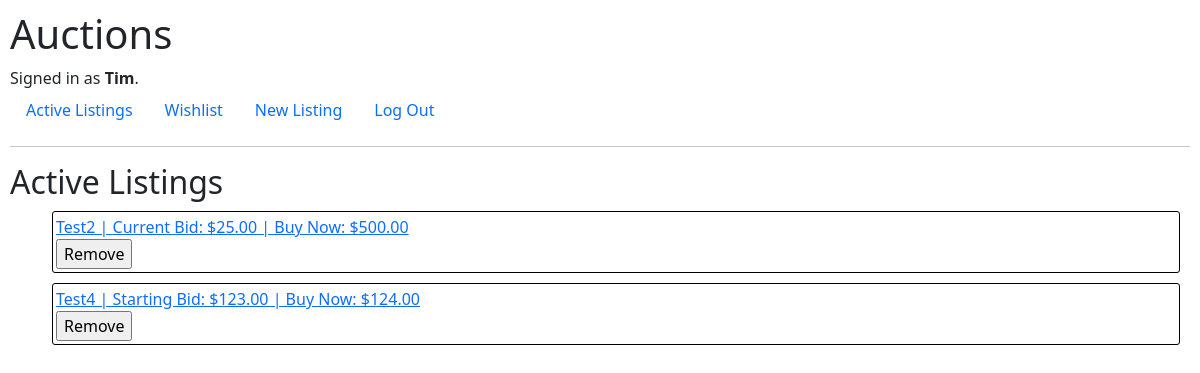
Page /wishlist (signed in) on the committed database.
### auctions/models.py (models this page shows)
class User(AbstractUser):
    pass

class Listing(models.Model):
    name = models.CharField(max_length=128)
    description = models.CharField(max_length=512)
    bid_price = models.DecimalField(max_digits=11, decimal_places=2)
    buy_now = models.DecimalField(max_digits=11, decimal_places=2, null=True, blank=True)
    image = models.ImageField(null=True, blank=True, upload_to="djangouploads/images/")
    owner = models.ForeignKey(User, blank=True, null=True, related_name="listings", on_delete=models.CASCADE)
    wishlisted = models.ManyToManyField(User, blank=True, related_name="wishlist")
    def max_bid(self):
        bids = [bid.amount for bid in self.bids.all()]
        if len(bids) > 0:
            return max(bids)
        else:
            return None
    def __str__(self):
        out = f"{self.name}"
        if self.max_bid():
            out += f" | Current Bid: ${self.max_bid()}"
        else:
            out += f" | Starting Bid: ${self.bid_price}"
        if self.buy_now:
            out += f" | Buy Now: ${self.buy_now}"
        return out

class Bid(models.Model):
    amount = models.DecimalField(max_digits=11, decimal_places=2)
    listing_ref = models.ForeignKey(Listing, on_delete=models.CASCADE, related_name="bids")
    bidder = models.ForeignKey(User, null=True, blank=True, related_name="bids", on_delete=models.CASCADE)

### auctions/views.py (the view)
# urls.py: path("wishlist", views.wishlist_view, name="wishlist_view"),
def wishlist_view(request):
    user = request.user
    wishlist = user.wishlist.all()
    return render(request, "auctions/wishlist.html",
                  {
                      "wishlist":wishlist
                  })

### auctions/templates/auctions/wishlist.html (shortened to what this page needs)
{% extends "auctions/layout.html" %}
{% block body %}
    <h2>Active Listings</h2>
    <ul>
        {% for listing in wishlist %}
        <div class="index_listing">
            <li><a href="{% url 'listing' listing.id %}">{{listing}}</a>
                <form action="{% url 'wishlist_delete' listing.id %}" method="POST">
                    <input class="rem_button" type="submit" value="Remove">
                    </form>
            </li>
        </div>
        {% empty %}
            <li>Wishlist empty</li>
        {% endfor %}
    </ul>
{% endblock %}

### auctions/templates/auctions/layout.html (shortened to what this page needs)
{% load static %}
<!DOCTYPE html>
<html lang="en">
    <head>
        <link href="{% static 'auctions/styles.css' %}" rel="stylesheet">
        <link href="https://cdn.jsdelivr.net/npm/bootstrap@5.3.0/dist/css/bootstrap.min.css" rel="stylesheet">
    </head>
    <body>
        <h1>Auctions</h1>
        <div>
            {% if user.is_authenticated %}
                Signed in as <strong>{{ user.username }}</strong>.
            {% else %}
                Not signed in.
            {% endif %}
        </div>
        <ul class="nav">
            <li class="nav-item">
                <a class="nav-link" href="{% url 'index' %}">Active Listings</a>
            </li>
            {% if user.is_authenticated %}
                <li class="nav-item">
                    <a class="nav-link" href="{% url 'wishlist_view' %}">Wishlist</a>
                </li>
                <li class="nav-item">
                    <a class="nav-link" href="{% url 'new_listing' %}">New Listing</a>
                </li>
                <li class="nav-item">
                    <a class="nav-link" href="{% url 'logout' %}">Log Out</a>
                </li>
            {% endif %}
        </ul>
        <hr>
        {% block body %}
        {% endblock %}
    </body>
</html>

### auctions/static/auctions/styles.css (style rules this page uses)
body { padding: 10px; }
.index_listing { margin: 10px; padding: 3px; border: 1px solid rgb(0, 0, 0); border-radius: 3px; }
ul { list-style: none; }
.rem_button { justify-self:center; }

### rows in the picture
User: username "Tim"
Listing: name+id+buy_now "Test2 | Current Bid: $25.00 | Buy Now: $500.00"
Listing: name+id+bid_price "Test4 | Starting Bid: $123.00 | Buy Now: $124.00"
